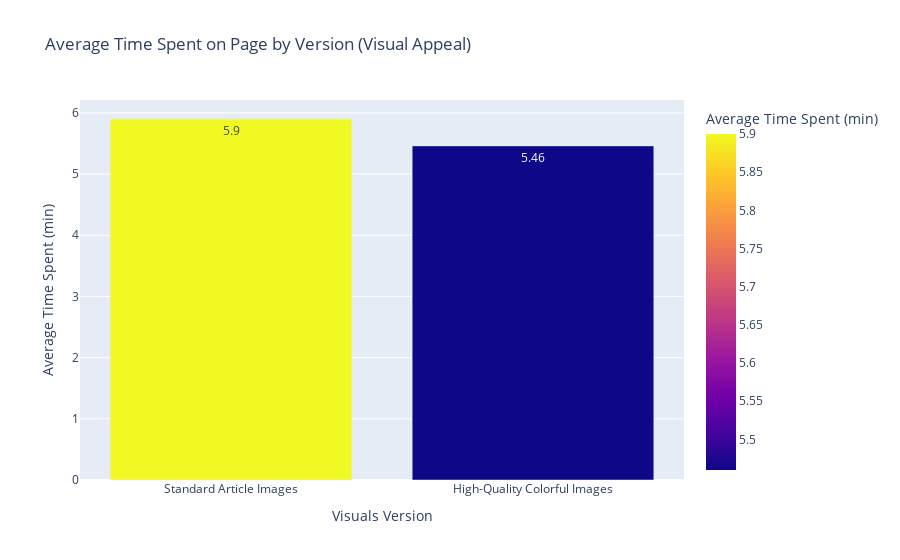

The code cell stored with this chart in its notebook:
### Markdown cell above
## 6.1 Average Time Spent on Page - Visuals

### Code cell
import plotly.express as px

# Create a bar chart for Average Time Spent
avg_time_fig = px.bar(
    df_visual_appeal,
    x='Version',
    y='Average_Time_Spent (min)',
    title='Average Time Spent on Page by Version (Visual Appeal)',
    labels={'Average_Time_Spent (min)': 'Average Time Spent (min)', 'Version': 'Visuals Version'},
    text='Average_Time_Spent (min)',  # Add data labels
    color='Average_Time_Spent (min)',  # Color bars based on the metric
    color_continuous_scale=px.colors.sequential.Plasma
)
avg_time_fig.show()

### Figure 1 — Plotly figure (JSON) as saved in the notebook; plotly's stock layout.template omitted (floating-point values rounded to 4 significant figures)
{"data": [{"alignmentgroup": "True", "hovertemplate": "Visuals Version=%{x}<br>Average Time Spent (min)=%{marker.color}<extra></extra>", "legendgroup": "", "marker": {"color": [5.9, 5.46], "coloraxis": "coloraxis", "pattern": {"shape": ""}}, "name": "", "offsetgroup": "", "orientation": "v", "showlegend": false, "text": [5.9, 5.46], "textposition": "auto", "type": "bar", "x": ["Standard Article Images", "High-Quality Colorful Images"], "xaxis": "x", "y": [5.9, 5.46], "yaxis": "y"}], "layout": {"autosize": true, "barmode": "relative", "coloraxis": {"colorbar": {"title": {"text": "Average Time Spent (min)"}}, "colorscale": [[0, "#0d0887"], [0.1111, "#46039f"], [0.2222, "#7201a8"], [0.3333, "#9c179e"], [0.4444, "#bd3786"], [0.5556, "#d8576b"], [0.6667, "#ed7953"], [0.7778, "#fb9f3a"], [0.8889, "#fdca26"], [1, "#f0f921"]]}, "legend": {"tracegroupgap": 0}, "title": {"text": "Average Time Spent on Page by Version (Visual Appeal)"}, "xaxis": {"anchor": "y", "autorange": true, "domain": [0, 1], "range": [-0.5, 1.5], "title": {"text": "Visuals Version"}, "type": "category"}, "yaxis": {"anchor": "x", "autorange": true, "domain": [0, 1], "range": [0, 6.211], "title": {"text": "Average Time Spent (min)"}, "type": "linear"}}}
